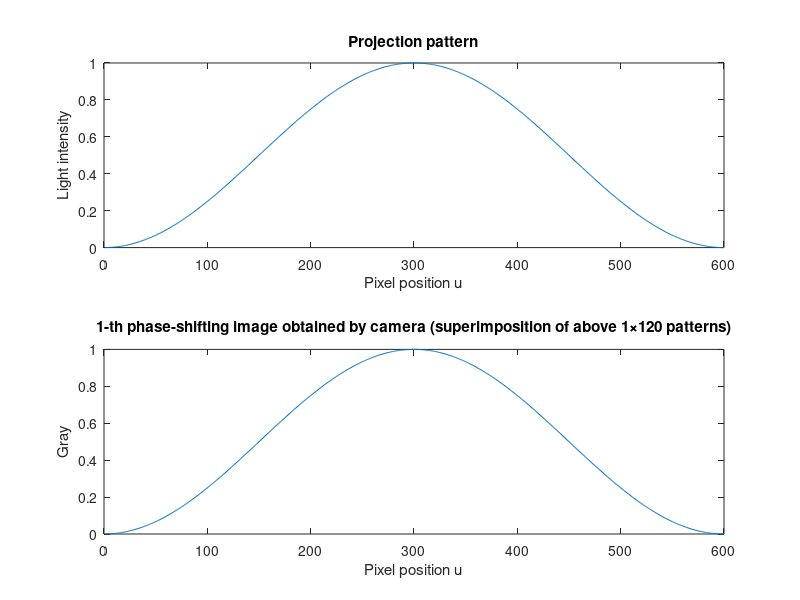
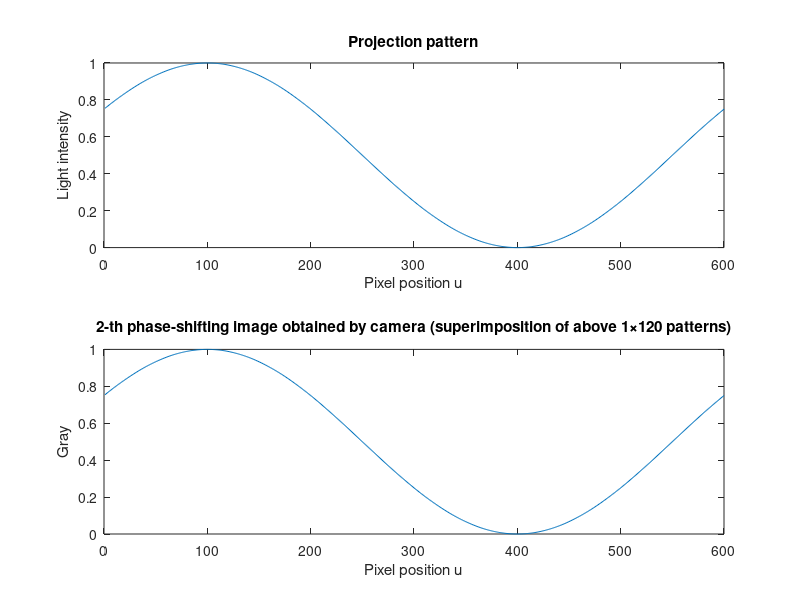
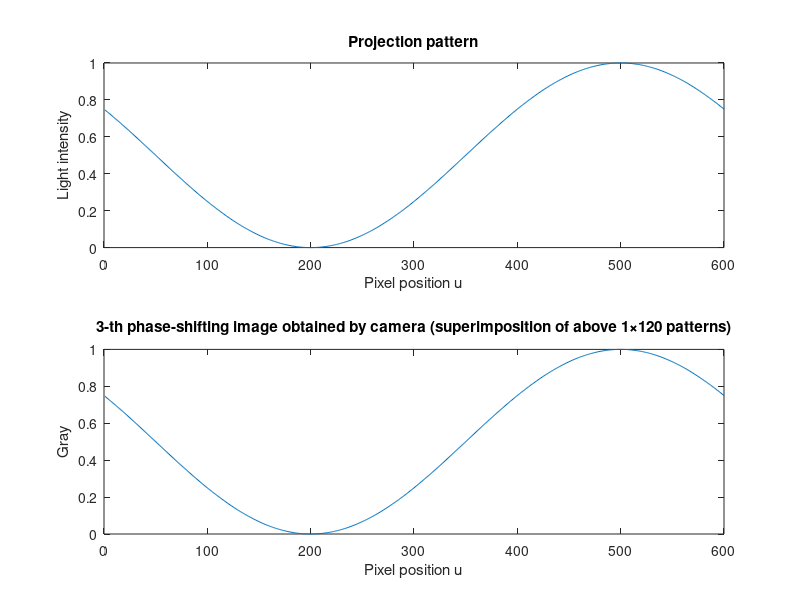

MATLAB code to generate these figures, in order:
%%%%%%%%%%%%%%%%%%%%%%%%%%%% Traditional Projetion method %%%%%%%%%%%%%%%%%%%%%%%%%%%%
% document description:
% 1. This file introduces generation of traditional projection patterns
% 2. Actual images captured by a camera are uploaded to "Data" folder.
% 3. See also "Method_Comparison.m"
% Symbol description and other definitions:
% 1. N denotes total number of phase-shifitng steps
% 2. k denotes k-th step of phase-shifting
% 3. Total number of projections is 120 in one exposure.
%%%%%%%%%%%%%%%%%%%%%%%%%%%%%%%%%%%%%%%%%%%%%%%%%%%%%%%%%%%%%%%%%%%%%%%%%%%%%%%%%%%
%%%%%%%%%%%%%%%%%%%%%%%%%%%%%%%%%%%%%%%%%%%%%%%%%%%%%%%%%%%%%%%%%%%%%%%%%%%%%%%%%%%

%%%%%%%%%%%% 1、Initialization
clc; clear; close all;
f = 1;                    % Number of stripes
N=3;
A=0.5;
B=0.5;                          
Height_img=500;  Width_img=600;
u=1:Width_img;

%%%%%%%%%%%% 2、Algorithm   
%%% 1) Information for setting the projection number of each pattern
Total_Projecion_number=120;                                % This value is equal to that of the proposed method for fairness 
fprintf("Projeciton number for each pattern: ");
fprintf("%d, ",Total_Projecion_number);
%%% 2) Information for setting the exposure time of camera
Resonant_frequency=1150;                                   % Resonant frequency of MEMS mirror
Projection_speed=Resonant_frequency*2;                     % Projection speed of MEMS projector (fps) 
Exposure_time=1/Projection_speed*Total_Projecion_number;   % Exposure time of camera
fprintf("\n Exposure time of camera: %d (ms) \n", Exposure_time*1000);
%%% 3) Generating projection patterns loaded by MEMS projector
for k=1:1:N
    figure('name',['k=',num2str(k)]);
    %%% The pattern projected by MEMS projector
    phi_k=2*(k-1)*pi/N;                 % external phase-shifting
    absolute_phase=2*pi*f*u/Width_img;     % Absolute Phase
    I_k = A + B*cos(absolute_phase + phi_k - pi);
    subplot(2,1,1); plot(I_k); 
    title('Projection pattern');
    xlabel('Pixel position u');ylabel('Light intensity');
    %%% Image captured by camera
    % Note that acutal images are modulated by real objects and obtained by cameras in real world.
    % The actual captured images can be found in "Data" folder. 
    % The following I_k1 are non-modulated simulation images rather than actual images to conveniently show superimposition process.
    I_k=I_k*Total_Projecion_number;     % Here, I_k is a non-modulated simulation image just for show.
    subplot(2,1,2); plot(I_k/Total_Projecion_number); 
    title([num2str(k),'-th phase-shifting image obtained by camera (superimposition of above 1×120 patterns)']);
    xlabel('Pixel position u');ylabel('Gray');
end
